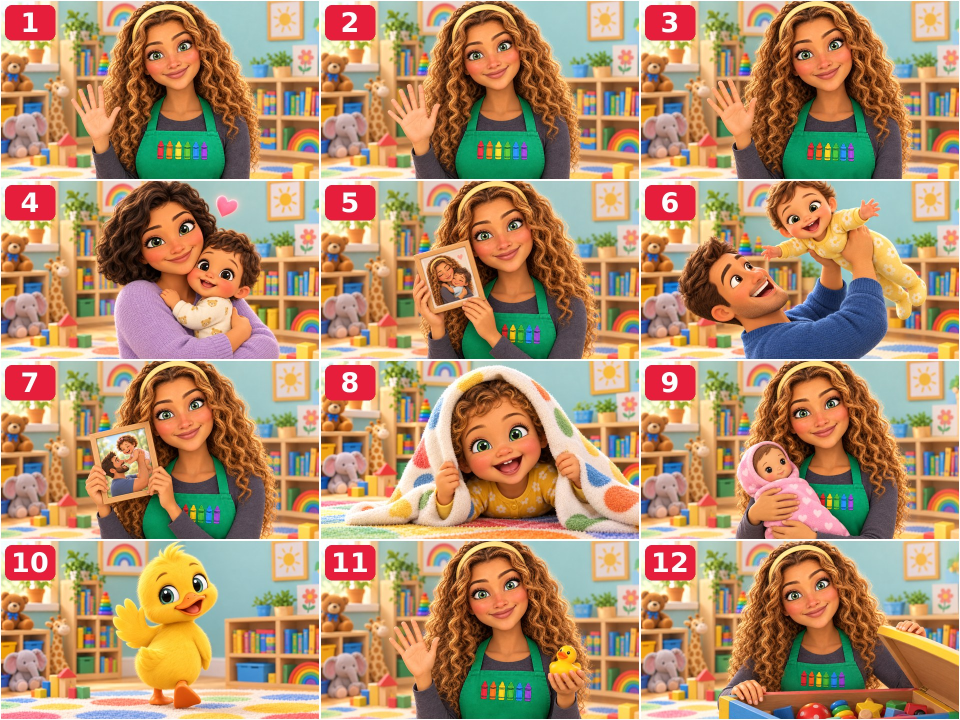
#> input picture kids-channel/videos/01-30-first-words/pictures/pictures-1.jpg, 1920 x 1440 px, given in place of 001.png, which was not available (shown at 1/2 size)
$ python nowink.py ../../../../kids-channel/videos/01-30-first-words/pictures/pictures-1.jpg ../../../../kids-channel/videos/01-30-first-words/pictures/pictures-2.jpg 5 5
#> lines starting #> are read from the running program, lines starting #| are printed output that depends on the picture; after the words box and inside, x2 and y2 are one past the last pixel; in counts of white or black regions, pixels touching at a corner belong together; pictures that were not available may be replaced by others from this repository, and a replacement may not be noted
"""Remove the wink from the hook clips: put the neutral right brow + open eye (from frame 1 of the flick clip) back on every frame."""
import cv2, numpy as np, sys, os
from scipy import ndimage as ndi

def head(im):
    white = (im.min(axis=2) > 236)
    lab, n = ndi.label(white)
    k = int(np.argmax(ndi.sum(white, lab, range(1, n + 1)))) + 1
    M = ndi.binary_fill_holes(lab == k)
    ys, xs = np.where(M)
    R = (ys.max() - ys.min()) / 2.0
    cy = (ys.max() + ys.min()) / 2.0
    cx = xs.min() + R if xs.min() > 3 else xs.max() - R
    return M, np.array([cx, cy]), R

REF = cv2.imread('w/001.png')
#> REF is the input picture: shape (1440, 1920, 3); mean B, G, R 108.3, 141.7, 175.8
_, C1, R1 = head(REF)
#> in head, `white = (im.min(axis=2) > 236)`: white: shape (1440, 1920) bool; 2.4% white; 457 white regions (382 under 20 px), largest, box (x1, y1, x2, y2) and area: (0, 0, 1920, 1440) 51600, (871, 745, 940, 866) 829, (685, 744, 714, 784) 725
#> in head, `lab, n = ndi.label(white)`:
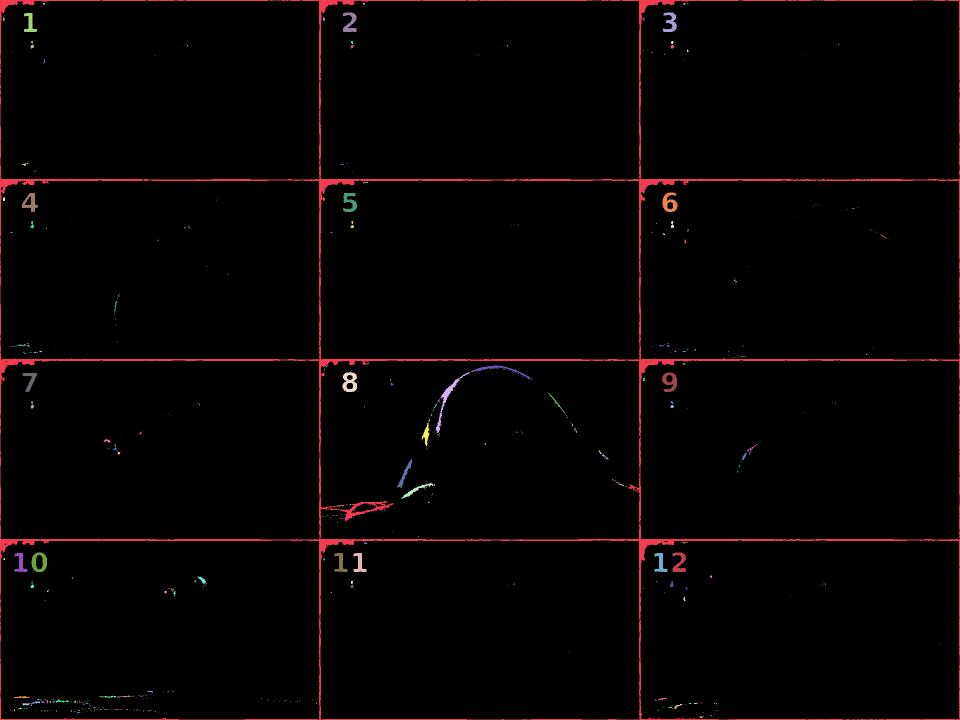
#> lab: shape (1440, 1920) int32 (shown at 1/2 size); 569 distinct labels, from 0 to 568; one colour per label, 0 black
#> in head, `lab, n = ndi.label(white)`: n = 568
#> in head, `k = int(np.argmax(ndi.sum(white, lab, range(1, n + 1)))) + 1`: k = 1
#> in head, `M = ndi.binary_fill_holes(lab == k)`: M: shape (1440, 1920) bool; 75.5% white; 7 black regions (4 under 20 px), largest, box (x1, y1, x2, y2) and area: (1, 0, 639, 359) 226284, (1281, 721, 1920, 1079) 226241, (1281, 1081, 1919, 1440) 225925
#> in head, `R = (ys.max() - ys.min()) / 2.0`: R = 719.5
#> in head, `cx = xs.min() + R if xs.min() > 3 else xs.max() - R`: cx = 1199.5
#> C1 = [1199.5, 719.5]; R1 = 719.5
# right brow + eye region in frame-1 coordinates
RX0, RX1, RY0, RY1 = 198, 322, 448, 578
gray1 = cv2.cvtColor(REF, cv2.COLOR_BGR2GRAY).astype(np.float32)
alpha1 = np.clip((215.0 - gray1) / 130.0, 0, 1)
box1 = np.zeros(REF.shape[:2], np.float32); box1[RY0:RY1, RX0:RX1] = 1
LX0, LX1, LY0, LY1 = 118, 212, 500, 569            # left brow + eye (also repaired: some frames smudge or close it)
box1[LY0:LY1, LX0:LX1] = 1
patch_alpha = alpha1 * box1                      # neutral right brow + eye (black strokes)
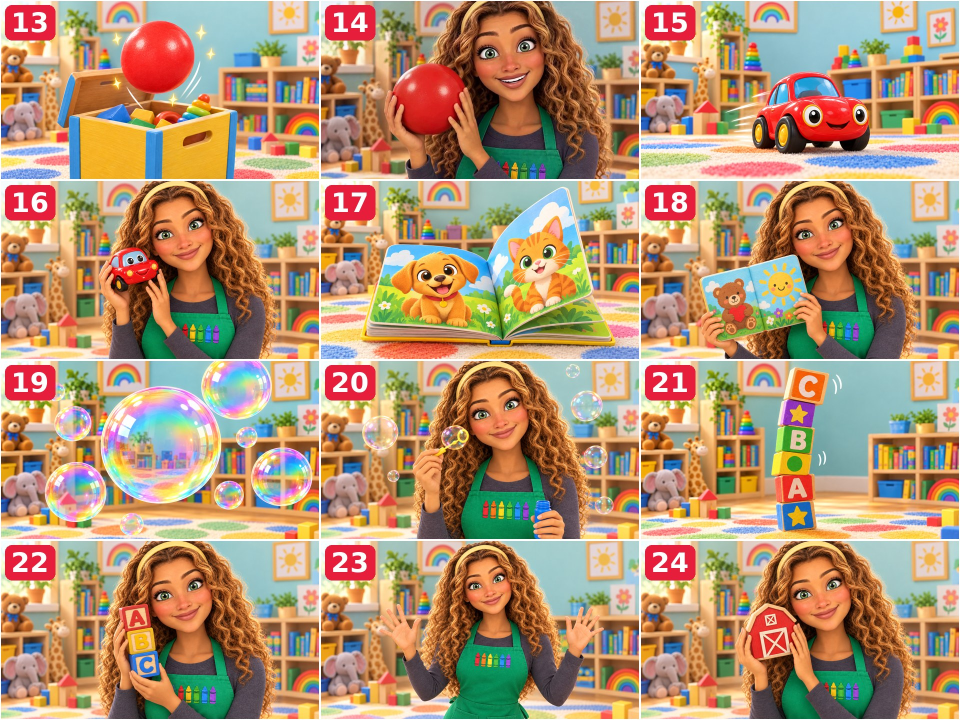
#> input picture kids-channel/videos/01-30-first-words/pictures/pictures-2.jpg, 1920 x 1440 px, given in place of 005.png, which was not available (shown at 1/2 size)
ebox1 = np.zeros(REF.shape[:2], np.float32); ebox1[RY0 - 34:RY1 - 34, RX0 - 14:RX1 + 45] = 1; ebox1[LY0 - 6:LY1, LX0 - 6:LX1 + 6] = 1   # larger area in which the wink marks are erased

def fix(im):
    M, C, R = head(im)
#> in head (call 2), `white = (im.min(axis=2) > 236)`: white: shape (1440, 1920) bool; 2.6% white; 849 white regions (717 under 20 px), largest, box (x1, y1, x2, y2) and area: (0, 0, 1920, 1440) 47632, (546, 0, 830, 356) 2124, (1344, 385, 1374, 424) 721
#> in head (call 2), `lab, n = ndi.label(white)`:
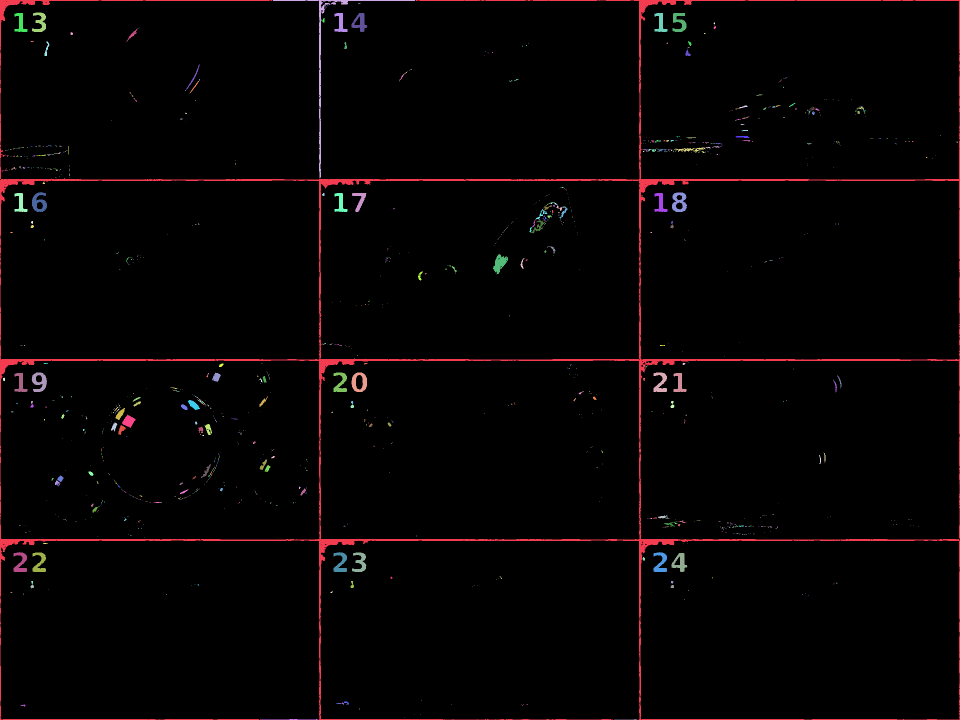
#> lab: shape (1440, 1920) int32 (shown at 1/2 size); 1141 distinct labels, from 0 to 1140; one colour per label, 0 black
#> in head (call 2), `lab, n = ndi.label(white)`: n = 1140
#> in head (call 2), `M = ndi.binary_fill_holes(lab == k)`:
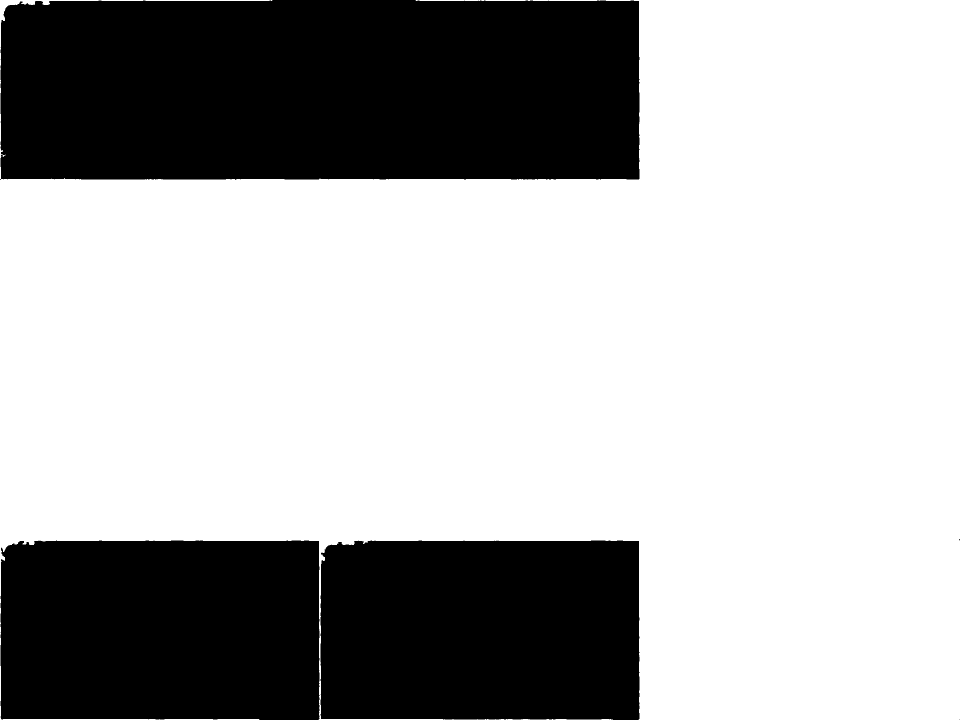
#> M: shape (1440, 1920) bool (shown at 1/2 size); 67.2% white; 6 black regions (3 under 20 px), largest, box (x1, y1, x2, y2) and area: (1, 0, 1279, 360) 454696, (1, 1081, 639, 1440) 226366, (640, 1081, 1279, 1440) 226274
#> C = [1199.5, 719.5]; R = 719.5
#> im is the input picture: shape (1440, 1920, 3); mean B, G, R 115.7, 146.5, 176.9
    s = R / R1
#> s = 1
    A = np.array([[s, 0, C[0] - s * C1[0]], [0, s, C[1] - s * C1[1]]], np.float32)   # frame1 -> this frame
#> A = [[1, 0, 0], [0, 1, 0]]
    h, w = im.shape[:2]
#> h = 1440; w = 1920
    box = cv2.warpAffine(ebox1, A, (w, h), flags=cv2.INTER_NEAREST) > 0.5
#> box: shape (1440, 1920) bool; 1.1% white; 1 white region, box (x1, y1, x2, y2) and area: (112, 414, 367, 569) 30040
    pa = cv2.warpAffine(patch_alpha, A, (w, h), flags=cv2.INTER_LINEAR)
    gray = cv2.cvtColor(im, cv2.COLOR_BGR2GRAY).astype(np.float32)
    yy, xx = np.mgrid[0:h, 0:w]
    Min = ((xx - C[0]) ** 2 + (yy - C[1]) ** 2) < (0.90 * R) ** 2     # head interior as a disk (the white blob can be broken by the envelope)
#> Min: shape (1440, 1920) bool; 47.6% white; 1 white region, box (x1, y1, x2, y2) and area: (552, 72, 1848, 1368) 1317328
    sat = im.max(axis=2).astype(np.int16) - im.min(axis=2).astype(np.int16)
    ok = (sat < 70)                     # skip coloured pixels (the red envelope in front of the face)
#> ok: shape (1440, 1920) bool; 38.7% white; 1616 white regions (989 under 20 px), largest, box (x1, y1, x2, y2) and area: (0, 0, 1920, 1440) 844768, (734, 594, 1221, 690) 8839, (42, 809, 189, 901) 5164
    ok_paste = ~cv2.dilate((~ok).astype(np.uint8), np.ones((3, 3), np.uint8)).astype(bool)
#> ok_paste: shape (1440, 1920) bool; 30.8% white; 1624 white regions (1048 under 20 px), largest, box (x1, y1, x2, y2) and area: (0, 0, 1920, 1440) 667798, (1631, 1018, 1883, 1071) 3582, (44, 812, 167, 900) 3485
    ok = ~cv2.dilate((~ok).astype(np.uint8), np.ones((11, 11), np.uint8)).astype(bool)   # keep the envelope and its outline untouched when erasing
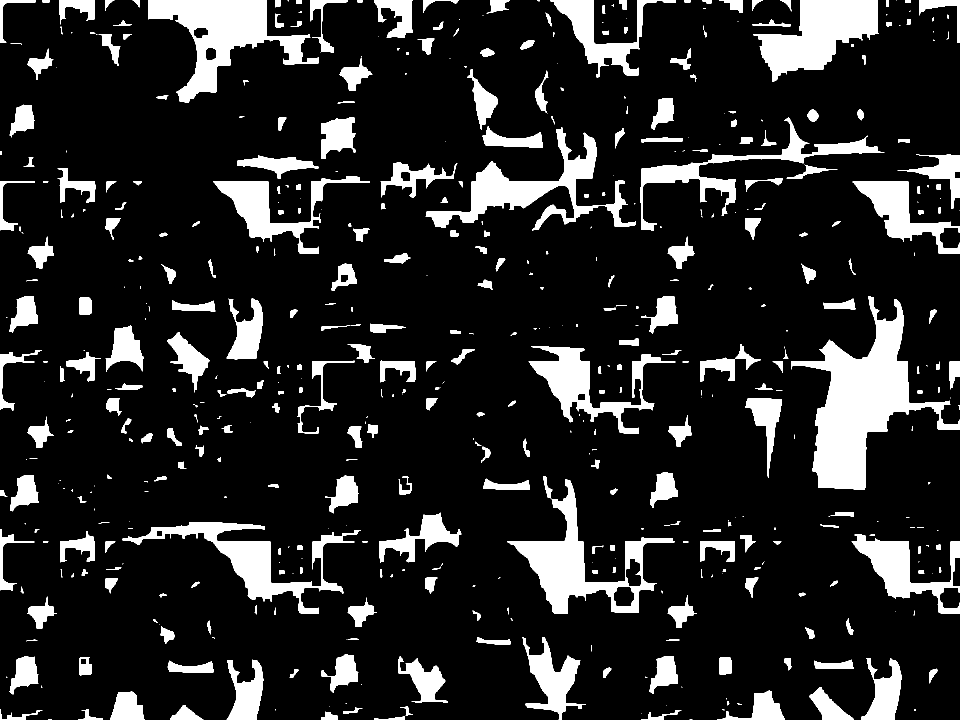
#> ok: shape (1440, 1920) bool (shown at 1/2 size); 14.7% white; 528 white regions (191 under 20 px), largest, box (x1, y1, x2, y2) and area: (1582, 592, 1920, 979) 43003, (296, 0, 637, 205) 24915, (1507, 0, 1757, 164) 21334
    dark = ((gray < 200) & box & Min & ok).astype(np.uint8)
#> dark: shape (1440, 1920); every value is 0
    dark = cv2.dilate(dark, np.ones((7, 7), np.uint8))
    ys, xs = np.where(M)
    y0, y1, x0, x1 = max(0, ys.min() - 5), min(h, ys.max() + 5), max(0, xs.min() - 5), min(w, xs.max() + 5)
#> y0 = 0; y1 = 1440; x0 = 0; x1 = 1920
    canvas = im[y0:y1, x0:x1].copy()
    canvas[~Min[y0:y1, x0:x1]] = 255
    canvas[~ok[y0:y1, x0:x1]] = 255
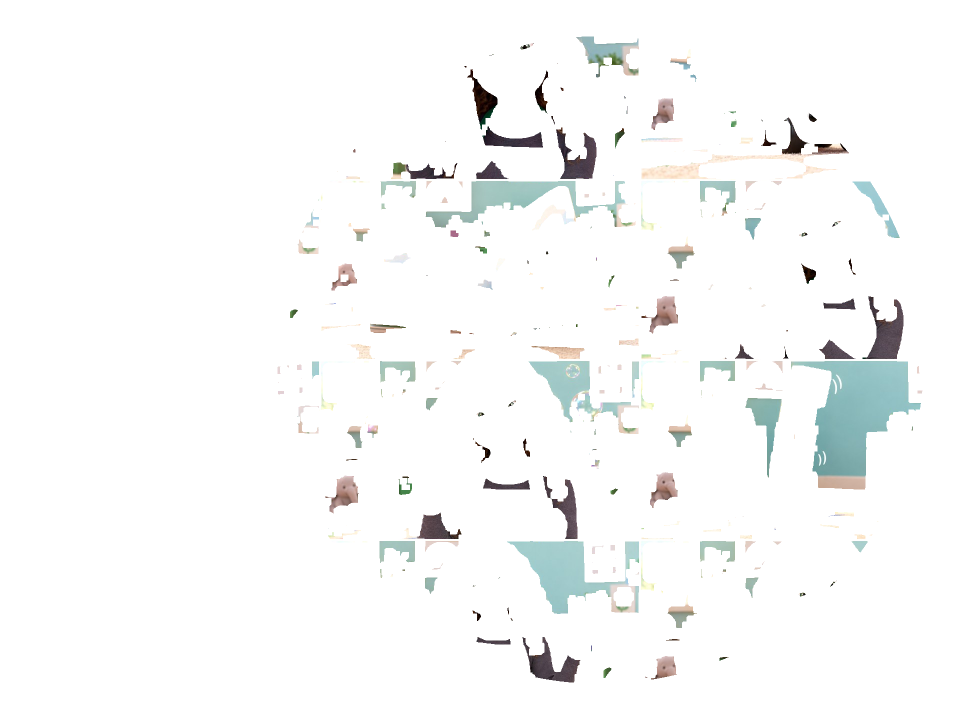
#> canvas: shape (1440, 1920, 3) (shown at 1/2 size); mean B, G, R 248.7, 249, 248.1
    ip = cv2.inpaint(canvas, (dark[y0:y1, x0:x1] * 255).astype(np.uint8), 6, cv2.INPAINT_TELEA)
    out = im.copy()
    m_ = Min[y0:y1, x0:x1] & (dark[y0:y1, x0:x1] > 0)
    out[y0:y1, x0:x1][m_] = ip[m_]
    pa = pa * (Min & ok_paste)
#> pa: shape (1440, 1920) float32; every value is 0
    res = out.astype(np.float32) * (1 - pa[..., None]) + np.array([12, 12, 16], np.float32) * pa[..., None]
    return np.clip(res, 0, 255).astype(np.uint8)

if __name__ == '__main__':
    src, dst, a, b = sys.argv[1], sys.argv[2], int(sys.argv[3]), int(sys.argv[4])
    os.makedirs(dst, exist_ok=True)
    for n in range(a, b + 1):
        cv2.imwrite(f'{dst}/{n:03d}.png', fix(cv2.imread(f'{src}/{n:03d}.png')))
